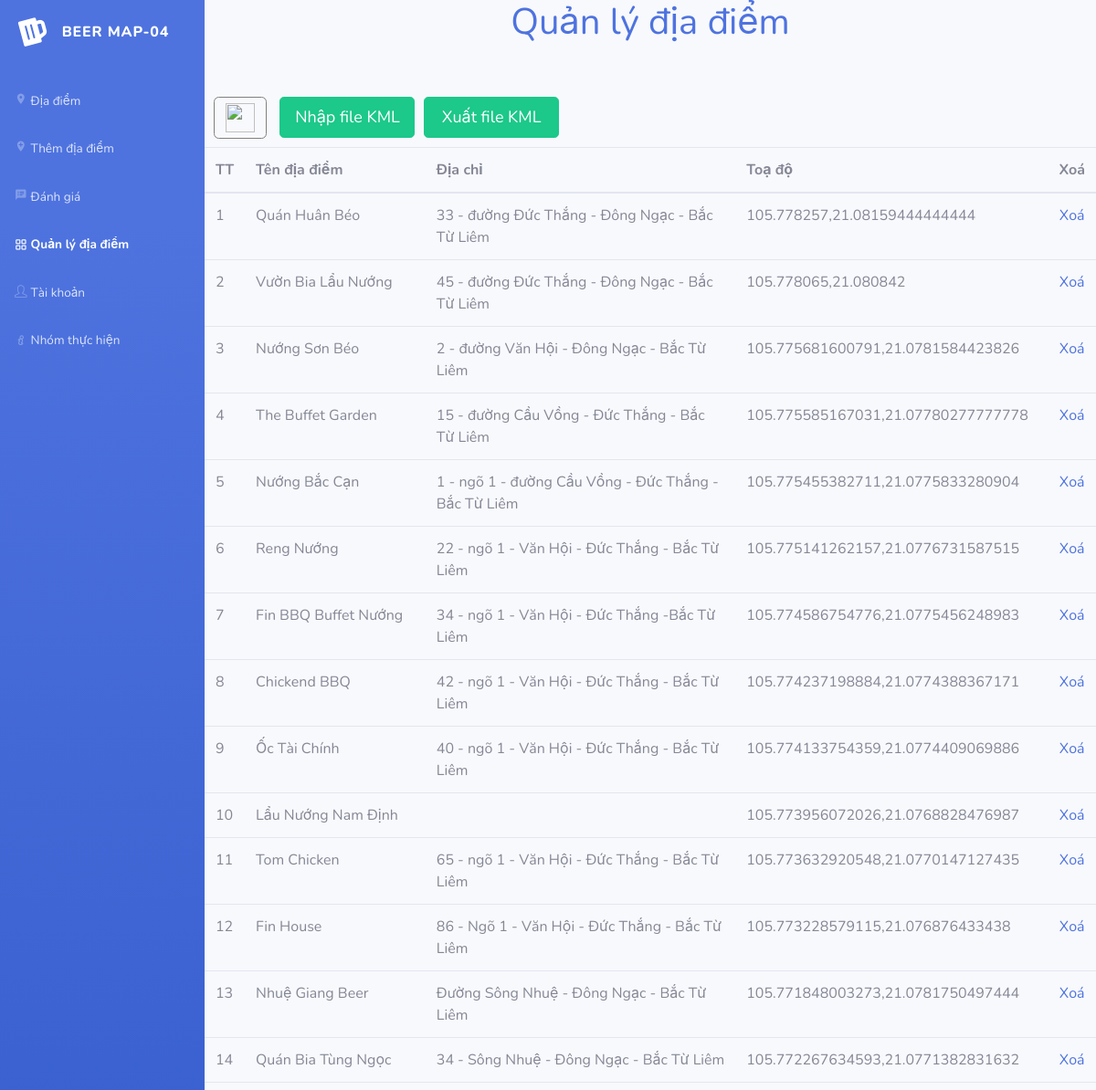
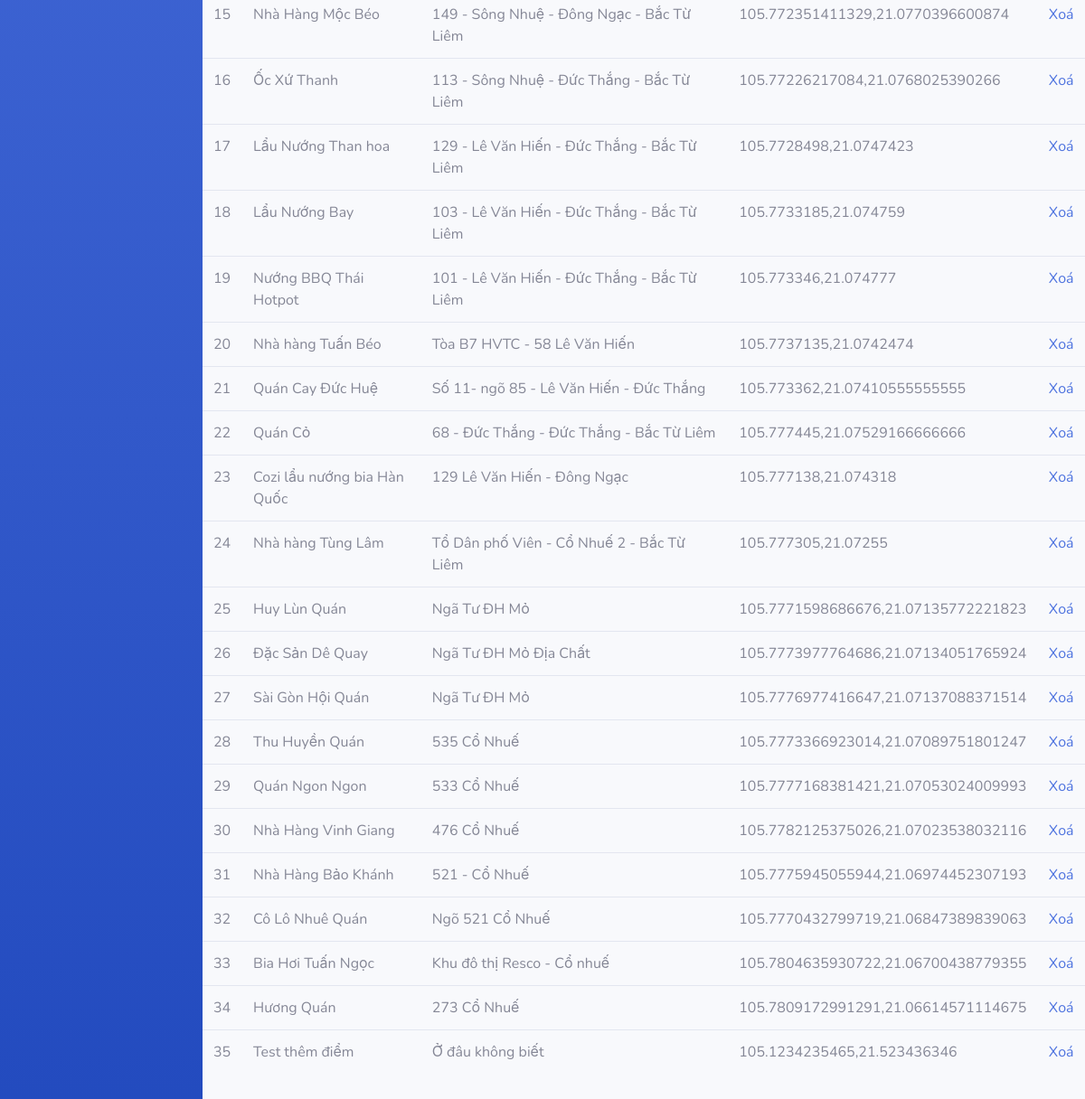
Page /manage.php (signed in) on the committed database (2 pictures, top to bottom).
### tables this page shows
CREATE TABLE `addbeer` (
  `id` int(11) NOT NULL,
  `TenDiaDiem` varchar(255) NOT NULL,
  `DiaChi` varchar(255) NOT NULL,
  `ToaDo` varchar(255) NOT NULL,
  `LienHe` varchar(255) NOT NULL,
  `Web` varchar(50) NOT NULL,
  `HinhAnh` varchar(255) NOT NULL
);

### manage.php (the view, shortened to what this page needs)
<?php
    if (isset($_SESSION['loggedin'])):
?>
<?php
    require_once('assets/php/connectd.php');
?>
<!DOCTYPE html>
<html>
<head>
    <link rel="stylesheet" href="assets/bootstrap/css/bootstrap.min.css">
    <link rel="stylesheet" href="assets/fonts/fontawesome-all.min.css">
    <link rel="stylesheet" href="assets/fonts/font-awesome.min.css">
    <link rel="stylesheet" href="assets/fonts/ionicons.min.css">
    <link rel="stylesheet" href="assets/fonts/material-icons.min.css">
    <link rel="stylesheet" href="assets/fonts/simple-line-icons.min.css">
    <link rel="stylesheet" href="assets/fonts/typicons.min.css">
    <link rel="stylesheet" href="assets/fonts/fontawesome5-overrides.min.css">
    <link rel="stylesheet" href="https://cdnjs.cloudflare.com/ajax/libs/animate.css/3.5.2/animate.min.css">
    <link rel="stylesheet" href="assets/css/Icon-Input.css">
</head>
<body id="page-top">
    <div id="wrapper">
        <nav class="navbar navbar-dark align-items-start sidebar sidebar-dark accordion bg-gradient-primary p-0">
            <div class="container-fluid d-flex flex-column p-0">
                <a class="navbar-brand d-flex justify-content-center align-items-center sidebar-brand m-0" data-bs-hover-animate="swing" href="#">
                    <div class="sidebar-brand-icon rotate-n-15"><i class="fas fa-beer"></i></div>
                    <div class="sidebar-brand-text mx-3"><span>Beer Map-04</span></div>
                </a>
                <ul class="nav navbar-nav text-light" id="accordionSidebar">
                    <li class="nav-item" role="presentation">
                        <a class="nav-link" data-bs-hover-animate="pulse" href="index.php"><i class="material-icons">place</i><span>Địa điểm</span></a></li>
                    <li class="nav-item" role="presentation">
                        <a class="nav-link" data-bs-hover-animate="pulse" href="addplace.php"><i class="material-icons">add_location</i><span>Thêm địa điểm</span></a>
                        <a class="nav-link" data-bs-hover-animate="pulse" href="review.php"><i class="material-icons">speaker_notes</i><span>Đánh giá</span></a>
                        <a class="nav-link active" data-bs-hover-animate="pulse" href="manage.php"><i class="typcn typcn-th-large-outline"></i><span>Quản lý địa điểm</span></a>
                        <a class="nav-link" data-bs-hover-animate="pulse" href="profile.php"><i class="icon-user"></i><span>Tài khoản</span></a>
                        <a class="nav-link" data-bs-hover-animate="pulse" href="aboutus.php"><i class="typcn typcn-info-large-outline"></i><span>Nhóm thực hiện</span></a>
                    </li>
                </ul>
            </div>
        </nav>
        <div class="d-flex flex-column" id="content-wrapper">
            <h1 class="text-center text-primary mb-4" >Quản lý địa điểm</h1>
            <div class="table-responsive table mt-2" id="dataTable" role="grid" aria-describedby="dataTable_info">
                <div>
                    <form action="manage.php" method="POST" style="float:left;" id="import-form" name="import-form" enctype="multipart/form-data">
                        <label for="inputFile" style="border-color:gray; margin-left:10px;margin-top:8px;" class="btn"><img src="https://img.icons8.com/windows/32/000000/add-file.png"/></label>
                        <input class="btn btn-lg btn-success" name="btn-import" type="submit" value="Nhập file KML"
                                style="width: 148px; margin-left:10px; margin-top:10px; margin-bottom:10px; font-size:18px; float:auto;">
                    </form>
                    <form action="assets/php/outputKML.php" method="POST" style="float:left;">
                        <input class="btn btn-lg btn-success" name="btn-output" type="submit" value="Xuất file KML"  name="btn"
                                style="width: 148px;
                                margin-left:10px;
                                margin-top:10px;
                                margin-bottom:10px;
                                font-size:18px; ">
                    </form>
                </div>
                <form action="manage.php" method="POST" id="box" name="form-table">
                <table class="table my-0 display" id="dataTable">
                    <thead>
                        <tr>
                            <th>TT</th>
                            <th>Tên địa điểm</th>
                            <th>Địa chỉ</th>
                            <th>Toạ độ</th>
                            <th>Xoá</th>
                        </tr>
                    </thead>
                    <tbody>
<?php
    $result = mysqli_query($connect,"SELECT * FROM addbeer");
    $count_rows = mysqli_num_rows($result);
    if($count_rows > 0) {
        $i = 0;
        while ($row = mysqli_fetch_array($result)) {
            $i = $i + 1;
            $iD = $row['id'];
            $tenDiaDiem = $row['TenDiaDiem'];
            $diaChi = $row['DiaChi'];
            $toaDo = $row['ToaDo'];
            echo
            "<tr>
                <td>$i</td>
                <td>$tenDiaDiem</td>
                <td>$diaChi</td>
                <td>$toaDo</td>
                <td class='text-center'><a href='assets/php/deletePlace.php?id=$iD'>Xoá</a></td>
            </tr>";
        }
    }
    else {
        echo
            "<tr>
                <td colspan='6'>Không có địa điểm nào được thêm.</td>
            </tr>";
    }
?>
                </tbody>
                </table>
                </form>
            </div>
        </div>
    </div>
</body>
</html>
<?php
    else:
        header("Location:login.php");
    endif;
?>

### manage.php (style rules this page uses)
img { height: 32px; width: 32px; }

### rows in the picture
addbeer: TenDiaDiem "Quán Huân Béo", DiaChi "33 - đường Đức Thắng - Đông Ngạc - Bắc Từ Liêm", ToaDo "105.778257,21.08159444444444"
addbeer: TenDiaDiem "Vườn Bia Lẩu Nướng", DiaChi "45 - đường Đức Thắng - Đông Ngạc - Bắc Từ Liêm", ToaDo "105.778065,21.080842"
addbeer: TenDiaDiem "Nướng Sơn Béo", DiaChi "2 - đường Văn Hội - Đông Ngạc - Bắc Từ Liêm", ToaDo "105.775681600791,21.0781584423826"
addbeer: TenDiaDiem "The Buffet Garden", DiaChi "15 - đường Cầu Vồng - Đức Thắng - Bắc Từ Liêm", ToaDo "105.775585167031,21.07780277777778"
addbeer: TenDiaDiem "Nướng Bắc Cạn", DiaChi "1 - ngõ 1 - đường Cầu Vồng - Đức Thắng - Bắc Từ Liêm", ToaDo "105.775455382711,21.0775833280904"
addbeer: TenDiaDiem "Reng Nướng", DiaChi "22 - ngõ 1 - Văn Hội - Đức Thắng - Bắc Từ Liêm", ToaDo "105.775141262157,21.0776731587515"
addbeer: TenDiaDiem "Fin BBQ Buffet Nướng", DiaChi "34 - ngõ 1 - Văn Hội - Đức Thắng -Bắc Từ Liêm", ToaDo "105.774586754776,21.0775456248983"
addbeer: TenDiaDiem "Chickend BBQ", DiaChi "42 - ngõ 1 - Văn Hội - Đức Thắng - Bắc Từ Liêm", ToaDo "105.774237198884,21.0774388367171"
addbeer: TenDiaDiem "Ốc Tài Chính", DiaChi "40 - ngõ 1 - Văn Hội - Đức Thắng - Bắc Từ Liêm", ToaDo "105.774133754359,21.0774409069886"
addbeer: TenDiaDiem "Lẩu Nướng Nam Định", ToaDo "105.773956072026,21.0768828476987"
addbeer: TenDiaDiem "Tom Chicken", DiaChi "65 - ngõ 1 - Văn Hội - Đức Thắng - Bắc Từ Liêm", ToaDo "105.773632920548,21.0770147127435"
addbeer: TenDiaDiem "Fin House", DiaChi "86 - Ngõ 1 - Văn Hội - Đức Thắng - Bắc Từ Liêm", ToaDo "105.773228579115,21.076876433438"
addbeer: TenDiaDiem "Nhuệ Giang Beer", DiaChi "Đường Sông Nhuệ - Đông Ngạc - Bắc Từ Liêm", ToaDo "105.771848003273,21.0781750497444"
addbeer: TenDiaDiem "Quán Bia Tùng Ngọc", DiaChi "34 - Sông Nhuệ - Đông Ngạc - Bắc Từ Liêm", ToaDo "105.772267634593,21.0771382831632"
addbeer: TenDiaDiem "Nhà Hàng Mộc Béo", DiaChi "149 - Sông Nhuệ - Đông Ngạc - Bắc Từ Liêm", ToaDo "105.772351411329,21.0770396600874"
addbeer: TenDiaDiem "Ốc Xứ Thanh", DiaChi "113 - Sông Nhuệ - Đức Thắng - Bắc Từ Liêm", ToaDo "105.77226217084,21.0768025390266"
addbeer: TenDiaDiem "Lẩu Nướng Than hoa", DiaChi "129 - Lê Văn Hiến - Đức Thắng - Bắc Từ Liêm", ToaDo "105.7728498,21.0747423"
addbeer: TenDiaDiem "Lẩu Nướng Bay", DiaChi "103 - Lê Văn Hiến - Đức Thắng - Bắc Từ Liêm", ToaDo "105.7733185,21.074759"
addbeer: TenDiaDiem "Nướng BBQ Thái Hotpot", DiaChi "101 - Lê Văn Hiến - Đức Thắng - Bắc Từ Liêm", ToaDo "105.773346,21.074777"
addbeer: TenDiaDiem "Nhà hàng Tuấn Béo", DiaChi "Tòa B7 HVTC - 58 Lê Văn Hiến", ToaDo "105.7737135,21.0742474"
addbeer: TenDiaDiem "Quán Cay Đức Huệ", DiaChi "Số 11- ngõ 85 - Lê Văn Hiến - Đức Thắng", ToaDo "105.773362,21.07410555555555"
addbeer: TenDiaDiem "Quán Cỏ", DiaChi "68 - Đức Thắng - Đức Thắng - Bắc Từ Liêm", ToaDo "105.777445,21.07529166666666"
addbeer: TenDiaDiem "Cozi lẩu nướng bia Hàn Quốc", DiaChi "129 Lê Văn Hiến - Đông Ngạc", ToaDo "105.777138,21.074318"
addbeer: TenDiaDiem "Nhà hàng Tùng Lâm", DiaChi "Tổ Dân phố Viên - Cổ Nhuế 2 - Bắc Từ Liêm", ToaDo "105.777305,21.07255"
addbeer: TenDiaDiem "Huy Lùn Quán", DiaChi "Ngã Tư ĐH Mỏ", ToaDo "105.7771598686676,21.07135772221823"
addbeer: TenDiaDiem "Đặc Sản Dê Quay", DiaChi "Ngã Tư ĐH Mỏ Địa Chất", ToaDo "105.7773977764686,21.07134051765924"
addbeer: TenDiaDiem "Sài Gòn Hội Quán", DiaChi "Ngã Tư ĐH Mỏ", ToaDo "105.7776977416647,21.07137088371514"
addbeer: TenDiaDiem "Thu Huyền Quán", DiaChi "535 Cổ Nhuế", ToaDo "105.7773366923014,21.07089751801247"
addbeer: TenDiaDiem "Quán Ngon Ngon", DiaChi "533 Cổ Nhuế", ToaDo "105.7777168381421,21.07053024009993"
addbeer: TenDiaDiem "Nhà Hàng Vinh Giang", DiaChi "476 Cổ Nhuế", ToaDo "105.7782125375026,21.07023538032116"
addbeer: TenDiaDiem "Nhà Hàng Bảo Khánh", DiaChi "521 - Cổ Nhuế", ToaDo "105.7775945055944,21.06974452307193"
addbeer: TenDiaDiem "Cô Lô Nhuê Quán", DiaChi "Ngõ 521 Cổ Nhuế", ToaDo "105.7770432799719,21.06847389839063"
addbeer: TenDiaDiem "Bia Hơi Tuấn Ngọc", DiaChi "Khu đô thị Resco - Cổ nhuế", ToaDo "105.7804635930722,21.06700438779355"
addbeer: TenDiaDiem "Hương Quán", DiaChi "273 Cổ Nhuế", ToaDo "105.7809172991291,21.06614571114675"
addbeer: TenDiaDiem "Test thêm điểm", DiaChi "Ở đâu không biết", ToaDo "105.1234235465,21.523436346"
